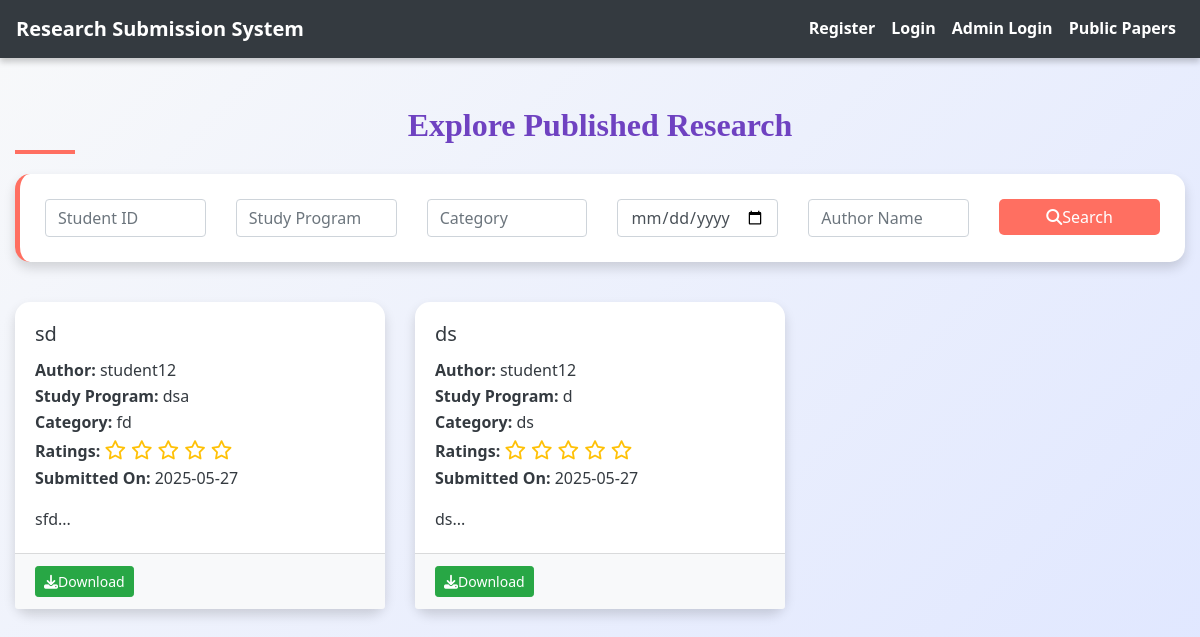
Page /public_submissions.php on the committed database.
### tables this page shows
CREATE TABLE `submissions` (
  `submission_id` int(11) NOT NULL,
  `assignment_id` int(11) NOT NULL,
  `student_id` int(11) NOT NULL,
  `supervisor_id` int(11) NOT NULL,
  `title` varchar(255) NOT NULL,
  `abstract` text NOT NULL,
  `keywords` varchar(255) DEFAULT NULL,
  `category` varchar(100) DEFAULT NULL,
  `domain` varchar(100) DEFAULT NULL,
  `file_path` varchar(255) NOT NULL,
  `file_type` enum('pdf','doc','docx') NOT NULL,
  `submission_date` timestamp NOT NULL DEFAULT current_timestamp(),
  `status` enum('pending','under_review','accepted','rejected','needs_improvement','accepted_and_published') DEFAULT 'pending',
  `feedback` text DEFAULT NULL,
  `feedback_file` varchar(255) DEFAULT NULL,
  `rating` int(11) DEFAULT NULL
);

CREATE TABLE `users` (
  `id` int(11) NOT NULL,
  `username` varchar(50) NOT NULL,
  `password` varchar(255) NOT NULL,
  `email` varchar(100) NOT NULL,
  `phone` varchar(20) NOT NULL,
  `age` int(11) DEFAULT NULL,
  `bio` text DEFAULT NULL,
  `user_type` varchar(50) DEFAULT NULL,
  `profile_picture` varchar(255) DEFAULT NULL,
  `status` enum('pending','approved','rejected') DEFAULT 'pending',
  `full_name` varchar(100) NOT NULL,
  `affiliation` varchar(150) NOT NULL,
  `expertise` text NOT NULL,
  `publications` int(11) NOT NULL DEFAULT 0
);

### public_submissions.php (the view, shortened to what this page needs)
<?php
include('config.php');
$search_sql = "SELECT s.*, u.username AS student_name
               FROM submissions s
               JOIN users u ON s.student_id = u.id
               WHERE s.status = 'accepted_and_published'";
$stmt = mysqli_prepare($conn, $search_sql);
mysqli_stmt_execute($stmt);
$result = mysqli_stmt_get_result($stmt);
?>
<!DOCTYPE html>
<html lang="en">
<head>
        <link rel="stylesheet" href="https://maxcdn.bootstrapcdn.com/bootstrap/4.5.2/css/bootstrap.min.css">
    <link rel="stylesheet" href="./css/style.css">
    <link href="https://cdnjs.cloudflare.com/ajax/libs/font-awesome/6.4.0/css/all.min.css" rel="stylesheet">
</head>
<body>
    <?php include('navbar.php'); ?>
    <div class="container mt-5 mb-5">
        <h2 class="section-title fade-in">Explore Published Research</h2>
        <div class="search-form fade-in">
            <form method="get">
                <div class="row g-3">
                    <div class="col-md-2">
                        <input type="text" name="student_id" class="form-control" placeholder="Student ID" value="<?= htmlspecialchars($_GET['student_id'] ?? '') ?>">
                    </div>
                    <div class="col-md-2">
                        <input type="text" name="study_program" class="form-control" placeholder="Study Program" value="<?= htmlspecialchars($_GET['study_program'] ?? '') ?>">
                    </div>
                    <div class="col-md-2">
                        <input type="text" name="category" class="form-control" placeholder="Category" value="<?= htmlspecialchars($_GET['category'] ?? '') ?>">
                    </div>
                    <div class="col-md-2">
                        <input type="date" name="date" class="form-control" value="<?= htmlspecialchars($_GET['date'] ?? '') ?>">
                    </div>
                    <div class="col-md-2">
                        <input type="text" name="author" class="form-control" placeholder="Author Name" value="<?= htmlspecialchars($_GET['author'] ?? '') ?>">
                    </div>
                    <div class="col-md-2">
                        <button type="submit" class="btn btn-primary w-100"><i class="fas fa-search me-2"></i>Search</button>
                    </div>
                </div>
            </form>
        </div>
        <?php if (mysqli_num_rows($result) > 0): ?>
            <div class="row">
                <?php while ($row = mysqli_fetch_assoc($result)):
                    $rating = floatval($row['rating']);
                    $full_stars = floor($rating);
                    $half_star = ($rating - $full_stars) >= 0.5 ? 1 : 0;
                    $empty_stars = 5 - $full_stars - $half_star;
                ?>
                    <div class="col-md-4 mb-4">
                        <div class="card h-100 fade-in">
                            <div class="card-body">
                                <h5 class="card-title"><?= htmlspecialchars($row['title']) ?></h5>
                                <p class="card-text">
                                    <strong>Author:</strong> <?= htmlspecialchars($row['student_name']) ?><br>
                                    <strong>Study Program:</strong> <?= htmlspecialchars($row['domain']) ?><br>
                                    <strong>Category:</strong> <?= htmlspecialchars($row['category']) ?><br>
                                    <strong>Ratings:</strong>
                                    <span class="star-rating">
                                        <?php for ($i = 0; $i < $empty_stars; $i++): ?>
                                            <i class="far fa-star"></i>
                                        <?php endfor; ?>
                                    </span><br>
                                    <strong>Submitted On:</strong> <?= date('Y-m-d', strtotime($row['submission_date'])) ?>
                                </p>
                                <p class="card-text"><?= nl2br(htmlspecialchars(substr($row['abstract'], 0, 100))) ?>...</p>
                            </div>
                            <div class="card-footer bg-light">
                                <a href="student/<?= htmlspecialchars($row['file_path']) ?>" target="_blank" class="btn btn-sm btn-success"><i class="fas fa-download me-2"></i>Download</a>
                            </div>
                        </div>
                    </div>
                <?php endwhile; ?>
            </div>
        <?php else: ?>
            <div class="alert alert-info text-center fade-in">No submissions found for the given filters.</div>
        <?php endif; ?>
    </div>
</body>
</html>

### css/style.css (style rules this page uses)
body { background: linear-gradient(90deg, rgba(233, 246, 246, 0.831), rgba(207, 233, 233, 0.9)); font-family: 'Arial', sans-serif; color: #333; line-height: 1.6; }
h1, h2, h3, h4 { text-align: center; margin-top: 30px; margin-bottom: 30px; font-family: 'Georgia', serif; }
.container { margin-bottom: 40px; }
.btn-primary { color: #fff; border: none; border-radius: 5px; cursor: pointer; transition: background-color 0.3s ease; }
a { color: #006666; text-decoration: none; font-weight: bold; }

### public_submissions.php (style rules this page uses)
:root { --primary: #007bff; --secondary: #6c757d; --success: #28a745; --info: #17a2b8; --warning: #ffc107; --danger: #dc3545; --light: #f8f9fa; --dark: #343a40; --accent: #ff6f61; --highlight: #6f42c1; }
body { font-family: 'Segoe UI', Tahoma, Geneva, Verdana, sans-serif; background: linear-gradient(135deg, var(--light) 0%, #e0e7ff 100%); color: var(--dark); }
.container { max-width: 1200px; }
.section-title { color: var(--highlight); margin-bottom: 30px; font-weight: 700; position: relative; }
.section-title::after { content: ''; width: 60px; height: 4px; background-color: var(--accent); position: absolute; bottom: -10px; left: 0; }
.search-form { background-color: white; padding: 25px; border-radius: 15px; box-shadow: 0 6px 12px rgba(0,0,0,0.15); border-left: 5px solid var(--accent); margin-bottom: 40px; }
.card { border: none; border-radius: 15px; box-shadow: 0 6px 12px rgba(0,0,0,0.15); transition: transform 0.3s, box-shadow 0.3s; background-color: white; }
.btn-primary { background-color: var(--accent); border-color: var(--accent); }
.btn-success { background-color: var(--success); border-color: var(--success); }
.star-rating { color: var(--warning); font-size: 1.2rem; }
.fade-in { animation: fadeIn 1s ease-in-out; }

### rows in the picture
submissions: title "sd", student.username "student12", domain "dsa", category "fd", submission_date "2025-05-27", abstract "sfd"
submissions: title "ds", student.username "student12", domain "d", category "ds", submission_date "2025-05-27", abstract "ds"
